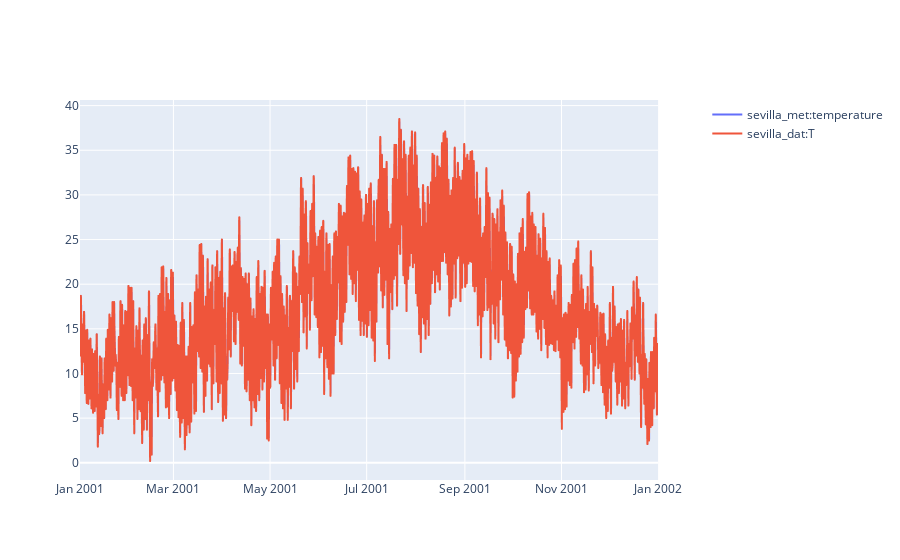

Write notebook code for a chart like this one.
### Code cell
vars = [pro.component("sevilla_met").variable("temperature"),pro.component("sevilla_dat").variable("T")]
sim.plot(pro.dates(),vars)

### Figure 1 — Plotly figure (JSON) as saved in the notebook; plotly's stock layout.template omitted (floating-point values rounded to 4 significant figures; data arrays with more than 128 entries replaced by an {"elided": "..."} marker saying what was removed)
{"data": [{"hovertemplate": "date=%{x}<br>sevilla_met:temperature=%{y}<extra></extra>", "legendgroup": "", "line": {"dash": "solid"}, "marker": {"symbol": "circle"}, "mode": "lines", "name": "sevilla_met:temperature", "showlegend": true, "type": "scattergl", "x": {"elided": "8760 str values"}, "xaxis": "x", "y": {"elided": "8760 float values"}, "yaxis": "y"}, {"hovertemplate": "date=%{x}<br>sevilla_dat:T=%{y}<extra></extra>", "legendgroup": "", "line": {"dash": "solid"}, "marker": {"symbol": "circle"}, "mode": "lines", "name": "sevilla_dat:T", "showlegend": true, "type": "scattergl", "x": {"elided": "8760 str values"}, "xaxis": "x", "y": {"elided": "8760 float values"}, "yaxis": "y"}], "layout": {"xaxis": {"anchor": "y", "domain": [0, 0.94]}, "yaxis": {"anchor": "x", "domain": [0, 1]}, "yaxis2": {"anchor": "x", "overlaying": "y", "side": "right"}}}
